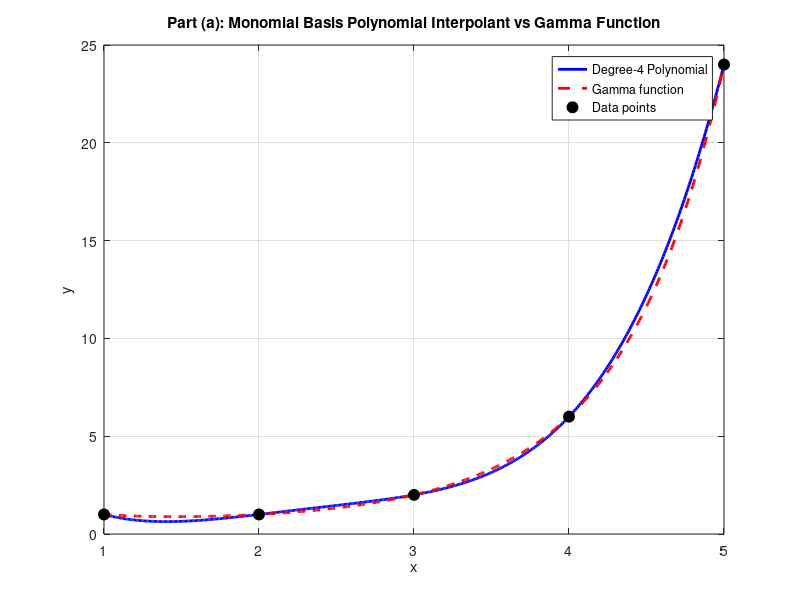
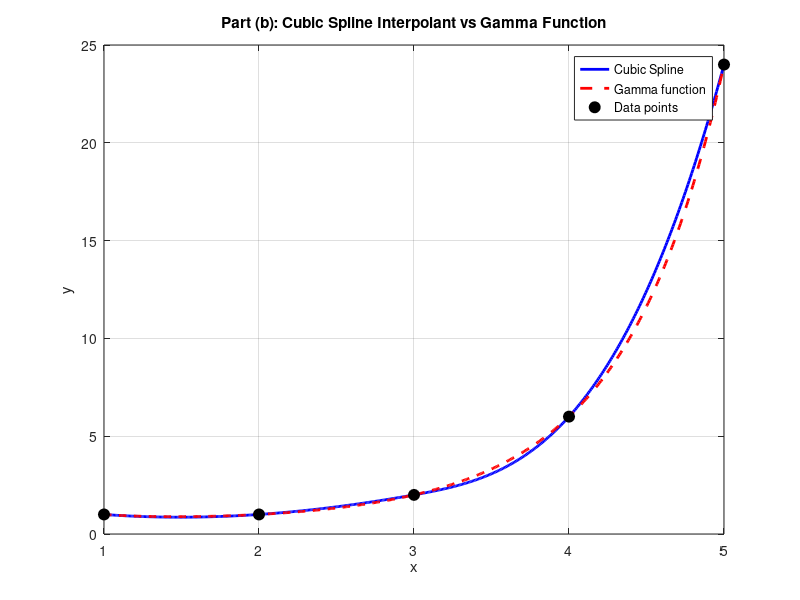

These charts were generated, in order, by the following MATLAB code:
clc
clear

t = [1, 2, 3, 4, 5];
y = [1, 1, 2, 6, 24];
x = linspace(1, 5, 500);

% Part (a): 
V = vander(t); 
coeffs = V \ y';

p_mono = polyval(coeffs, x);

% Part (b): 
p_spline = spline(t, y, x);


g = gamma(x);

figure(1);
plot(x, p_mono, 'b-', 'LineWidth', 2); hold on;
plot(x, g, 'r--', 'LineWidth', 2);
plot(t, y, 'ko', 'MarkerSize', 8, 'MarkerFaceColor','k');
legend('Degree-4 Polynomial', 'Gamma function', 'Data points');
title('Part (a): Monomial Basis Polynomial Interpolant vs Gamma Function');
xlabel('x'); ylabel('y'); grid on;

figure(2);
plot(x, p_spline, 'b-', 'LineWidth', 2); hold on;
plot(x, g, 'r--', 'LineWidth', 2);
plot(t, y, 'ko', 'MarkerSize', 8, 'MarkerFaceColor','k');
legend('Cubic Spline', 'Gamma function', 'Data points');
title('Part (b): Cubic Spline Interpolant vs Gamma Function');
xlabel('x'); ylabel('y'); grid on;

% Parts (c)
err_poly   = abs(p_mono - g);
err_spline = abs(p_spline - g);

fprintf('=== Part (c): Max error over [1,5] ===\n');
fprintf('  Polynomial: %.6f\n', max(err_poly));
fprintf('  Spline:     %.6f\n', max(err_spline));


% Parts (d)
idx_12 = x <= 2;
fprintf('\n=== Part (d): Max error over [1,2] ===\n');
fprintf('  Polynomial: %.6f\n', max(err_poly(idx_12)));
fprintf('  Spline:     %.6f\n', max(err_spline(idx_12)));
